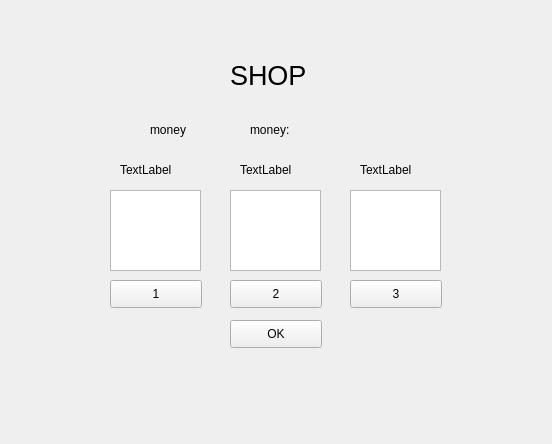
<?xml version="1.0" encoding="UTF-8"?>
<ui version="4.0">
 <class>CShopdlg</class>
 <widget class="QWidget" name="CShopdlg">
  <property name="geometry">
   <rect>
    <x>0</x>
    <y>0</y>
    <width>552</width>
    <height>444</height>
   </rect>
  </property>
  <property name="windowTitle">
   <string>Form</string>
  </property>
  <widget class="QLabel" name="label_2">
   <property name="geometry">
    <rect>
     <x>150</x>
     <y>120</y>
     <width>69</width>
     <height>19</height>
    </rect>
   </property>
   <property name="text">
    <string>money</string>
   </property>
  </widget>
  <widget class="QGraphicsView" name="color">
   <property name="geometry">
    <rect>
     <x>230</x>
     <y>190</y>
     <width>91</width>
     <height>81</height>
    </rect>
   </property>
  </widget>
  <widget class="QGraphicsView" name="cross">
   <property name="geometry">
    <rect>
     <x>350</x>
     <y>190</y>
     <width>91</width>
     <height>81</height>
    </rect>
   </property>
  </widget>
  <widget class="QLabel" name="numOfMoney">
   <property name="geometry">
    <rect>
     <x>250</x>
     <y>120</y>
     <width>191</width>
     <height>19</height>
    </rect>
   </property>
   <property name="text">
    <string>money:</string>
   </property>
  </widget>
  <widget class="QPushButton" name="pushButton_4">
   <property name="geometry">
    <rect>
     <x>230</x>
     <y>320</y>
     <width>92</width>
     <height>28</height>
    </rect>
   </property>
   <property name="text">
    <string>OK</string>
   </property>
  </widget>
  <widget class="QLabel" name="numOfCross">
   <property name="geometry">
    <rect>
     <x>360</x>
     <y>160</y>
     <width>69</width>
     <height>19</height>
    </rect>
   </property>
   <property name="text">
    <string>TextLabel</string>
   </property>
  </widget>
  <widget class="QLabel" name="numOfBoom">
   <property name="geometry">
    <rect>
     <x>120</x>
     <y>160</y>
     <width>69</width>
     <height>19</height>
    </rect>
   </property>
   <property name="text">
    <string>TextLabel</string>
   </property>
  </widget>
  <widget class="QPushButton" name="buyCross">
   <property name="geometry">
    <rect>
     <x>350</x>
     <y>280</y>
     <width>92</width>
     <height>28</height>
    </rect>
   </property>
   <property name="text">
    <string>3</string>
   </property>
  </widget>
  <widget class="QPushButton" name="buyColor">
   <property name="geometry">
    <rect>
     <x>230</x>
     <y>280</y>
     <width>92</width>
     <height>28</height>
    </rect>
   </property>
   <property name="text">
    <string>2</string>
   </property>
  </widget>
  <widget class="QLabel" name="numOfColor">
   <property name="geometry">
    <rect>
     <x>240</x>
     <y>160</y>
     <width>69</width>
     <height>19</height>
    </rect>
   </property>
   <property name="text">
    <string>TextLabel</string>
   </property>
  </widget>
  <widget class="QGraphicsView" name="boom">
   <property name="geometry">
    <rect>
     <x>110</x>
     <y>190</y>
     <width>91</width>
     <height>81</height>
    </rect>
   </property>
  </widget>
  <widget class="QPushButton" name="buyBoom">
   <property name="geometry">
    <rect>
     <x>110</x>
     <y>280</y>
     <width>92</width>
     <height>28</height>
    </rect>
   </property>
   <property name="text">
    <string>1</string>
   </property>
  </widget>
  <widget class="QLabel" name="label">
   <property name="geometry">
    <rect>
     <x>230</x>
     <y>60</y>
     <width>91</width>
     <height>31</height>
    </rect>
   </property>
   <property name="font">
    <font>
     <pointsize>20</pointsize>
    </font>
   </property>
   <property name="text">
    <string>SHOP</string>
   </property>
  </widget>
 </widget>
 <resources/>
 <connections/>
</ui>
